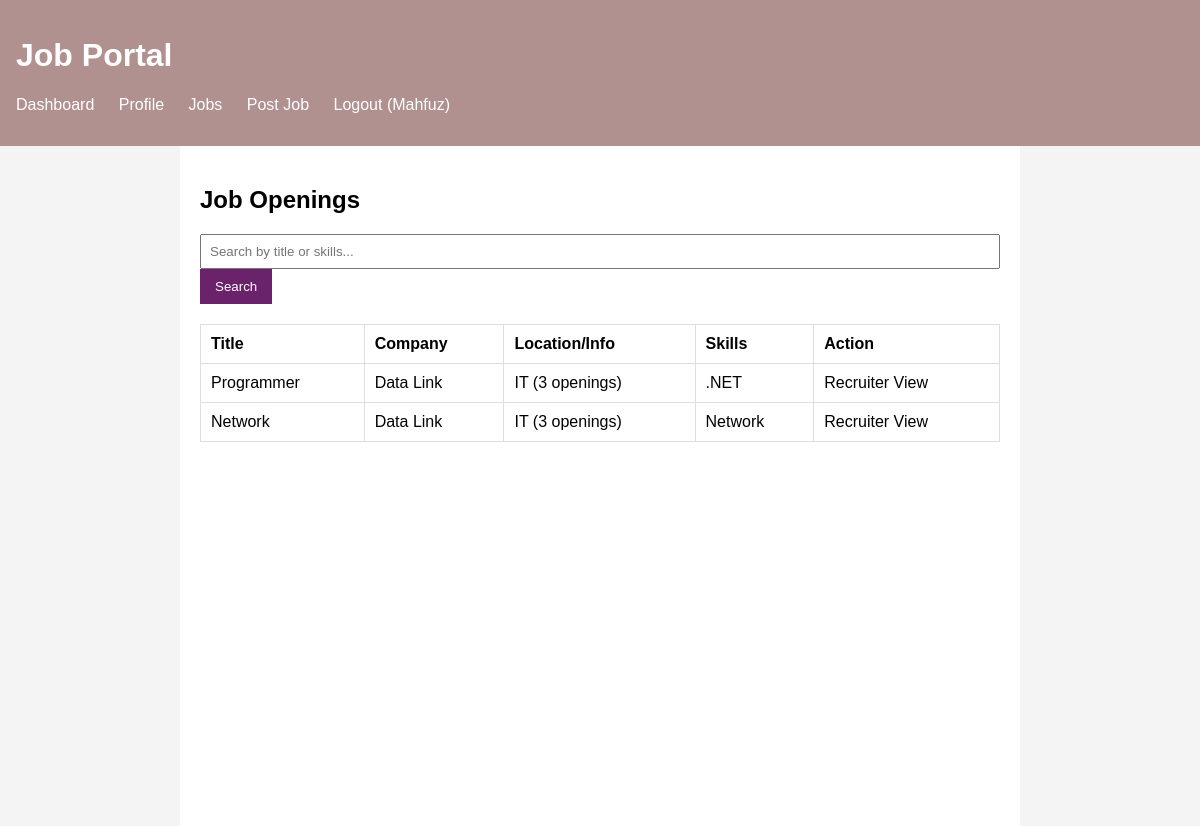
The app's page /jobs/ (signed in) with its own data.
### jobapp/models.py (models this page shows, shortened)
class CustomUser(AbstractUser):
    user_type = models.CharField(max_length=20, choices=USER_TYPE_CHOICES)
    company_name = models.CharField(max_length=100, blank=True, null=True)
    skills = models.TextField(blank=True, null=True)
    resume = models.FileField(upload_to='resumes/', blank=True, null=True)

class Job(models.Model):
    recruiter = models.ForeignKey(settings.AUTH_USER_MODEL, on_delete=models.CASCADE, related_name='jobs')
    title = models.CharField(max_length=100)
    number_of_openings = models.IntegerField()
    category = models.CharField(max_length=100)
    description = models.TextField()
    skills_required = models.TextField()
    created_at = models.DateTimeField(auto_now_add=True)

### jobapp/views.py (the view)
# urls.py: path('jobs/', views.job_list, name='job_list'),
@login_required
def job_list(request):
    query = request.GET.get('q')
    jobs = Job.objects.all()
    if query:
        jobs = jobs.filter(Q(title__icontains=query) | Q(skills_required__icontains=query))
    applied_job_ids = []
    if request.user.user_type == 'jobseeker':
        applied_job_ids = Application.objects.filter(applicant=request.user).values_list('job_id', flat=True)
    return render(request, 'portal/job_list.html', {'jobs': jobs, 'applied_job_ids': applied_job_ids})

### jobapp/templates/portal/job_list.html
{% extends 'base.html' %}
{% block content %}
<h2>Job Openings</h2>
<form method="get" action="">
    <input type="text" name="q" placeholder="Search by title or skills..." value="{{ request.GET.q|default:'' }}">
    <button type="submit" class="btn">Search</button>
</form>
<table>
    <thead>
        <tr>
            <th>Title</th>
            <th>Company</th>
            <th>Location/Info</th>
            <th>Skills</th>
            <th>Action</th>
        </tr>
    </thead>
    <tbody>
        {% for job in jobs %}
        <tr>
            <td>{{ job.title }}</td>
            <td>{{ job.recruiter.company_name|default:job.recruiter.username }}</td>
            <td>{{ job.category }} ({{ job.number_of_openings }} openings)</td>
            <td>{{ job.skills_required }}</td>
            <td>
                {% if user.user_type == 'jobseeker' %}
                    {% if job.id in applied_job_ids %}
                        <button class="btn" style="background-color: grey; cursor: default;" disabled>Applied</button>
                    {% else %}
                        <a href="{% url 'apply_job' job.id %}" class="btn">Apply</a>
                    {% endif %}
                {% else %}
                    <span>Recruiter View</span>
                {% endif %}
            </td>
        </tr>
        {% empty %}
        <tr>
            <td colspan="5">No jobs found.</td>
        </tr>
        {% endfor %}
    </tbody>
</table>
{% endblock %}

### jobapp/templates/base.html (shortened to what this page needs)
<!DOCTYPE html>
<html lang="en">
<head>
</head>
<body>
    <header>
        <h1>Job Portal</h1>
        <nav>
            <ul>
                {% if user.is_authenticated %}
                    <li><a href="{% url 'dashboard' %}">Dashboard</a></li>
                    <li><a href="{% url 'manage_profile' %}">Profile</a></li>
                    <li><a href="{% url 'job_list' %}">Jobs</a></li>
                    {% if user.user_type == 'recruiter' %}
                        <li><a href="{% url 'add_job' %}">Post Job</a></li>
                    {% endif %}
                    <li><a href="{% url 'logout' %}">Logout ({{ user.username }})</a></li>
                {% else %}
                    <li><a href="{% url 'login' %}">Login</a></li>
                    <li><a href="{% url 'register' %}">Register</a></li>
                {% endif %}
            </ul>
        </nav>
    </header>
    <main>
        {% block content %}{% endblock %}
    </main>
</body>
</html>

### jobapp/templates/base.html (style rules this page uses)
body { font-family: sans-serif; margin: 0; padding: 0; background-color: #f4f4f4; }
header { background-color: #b19090ff; color: #fff; padding: 1rem; }
nav ul { list-style: none; padding: 0; }
nav ul li { display: inline; margin-right: 20px; }
nav a { color: #fff; text-decoration: none; }
main { padding: 20px; max-width: 800px; margin: auto; background: white; min-height: 80vh; }
.btn { padding: 10px 15px; background: #6a236aff; color: white; border: none; cursor: pointer; text-decoration: none; }
input, select, textarea { padding: 8px; width: 100%; box-sizing: border-box; }
table { width: 100%; border-collapse: collapse; margin-top: 20px; }
th, td { padding: 10px; border: 1px solid #ddd; text-align: left; }

### records on screen
CustomUser: username "Mahfuz"
Job: title "Programmer", recruiter.company_name "Data Link", category "IT", number_of_openings "3", skills_required ".NET"
Job: title "Network", recruiter.company_name "Data Link", category "IT", number_of_openings "3", skills_required "Network"
